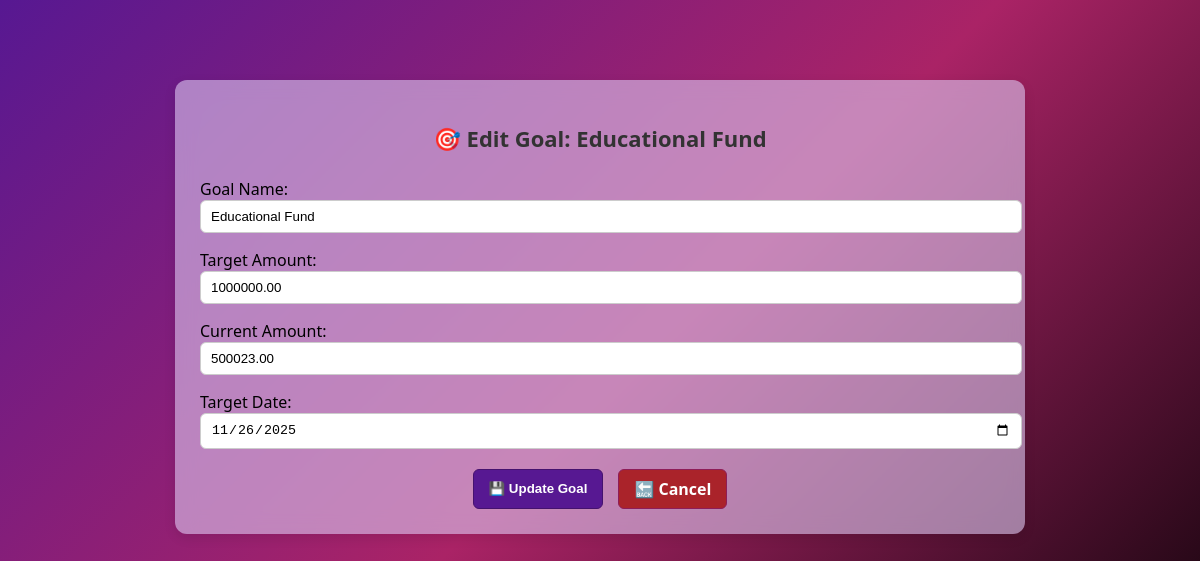
The page /coach/edit_goal/4/ (signed in) on the database its author committed.
### coach/models.py (models this page shows, shortened)
class Goal(models.Model):
    name = models.CharField(max_length=100)
    target_amount = models.DecimalField(max_digits=10, decimal_places=2)
    current_amount = models.DecimalField(max_digits=10, decimal_places=2, default=0.00)
    target_date = models.DateField()
    user = models.ForeignKey(User, on_delete=models.CASCADE)

### coach/views.py (the view)
# urls.py: path("edit_goal/<int:goal_id>/", views.edit_goal, name="edit_goal"),
@login_required
def edit_goal(request,goal_id):
    goal=get_object_or_404(Goal,pk=goal_id, user=request.user )
    if request.method=='POST':
        form=GoalForm(request.POST, instance=goal)
        if form.is_valid():
            form.save()
            return redirect('dashboard')
    else:
        form = GoalForm(instance=goal)
    return render(request, 'coach/edit_goal.html', {'form': form, 'goal': goal})

### coach/forms.py
class GoalForm(forms.ModelForm):
    class Meta:
        model = Goal
        fields = ['name', 'target_amount', 'current_amount', 'target_date']
        widgets = {
            'target_date': forms.DateInput(attrs={'type': 'date'}),
            'name': forms.TextInput(attrs={'placeholder': 'Enter goal name'}),
            'target_amount': forms.NumberInput(attrs={'step': '0.01', 'placeholder': 'Enter target amount'}),
            'current_amount': forms.NumberInput(attrs={'step': '0.01', 'placeholder': 'Enter current amount'}),
        }
        labels = {
            'name': 'Goal Name',
            'target_amount': 'Target Amount',
            'current_amount': 'Current Amount',
            'target_date': 'Target Date',
        }

### coach/templates/coach/edit_goal.html (shortened to what this page needs)
{% extends "coach/base.html" %}
{% block content %}
<div class="edit-transaction-container">
  <h2 class="title">🎯 Edit Goal: {{ goal.name }}</h2>
  <form method="post" class="transaction-form">
    {{ form.as_p }}
    <div class="form-actions">
      <button type="submit" class="btn btn-save">💾 Update Goal</button>
      <a href="{% url 'dashboard' %}" class="btn btn-cancel">🔙 Cancel</a>
    </div>
  </form>
</div>
{% endblock %}

### coach/static/coach/styles.css (style rules this page uses)
body { font-family: 'Segoe UI', Tahoma, Geneva, Verdana, sans-serif; background: #f4f6f8; }
h2 { margin-bottom: 20px; font-size: 22px; color: #222; }

### coach/templates/coach/edit_goal.html (style rules this page uses)
body { background : linear-gradient(135deg, #571892 0%, #aa2366 50%, #000000 100%); background-attachment: fixed; background-size: cover; }
.edit-transaction-container { max-width: 800px; margin: 80px auto; padding: 25px; background: rgba(220, 201, 240, 0.6); border-radius: 12px; box-shadow: 0 4px 12px rgba(0,0,0,0.1); backdrop-filter: blur(10px); color: #000000; transition: box-shadow 0.2s, transform 0.2s; }
.title { text-align: center; margin-bottom: 25px; color: #333; }
.transaction-form p { margin-bottom: 15px; }
.transaction-form input, .transaction-form select, .transaction-form textarea { width: 100%; padding: 8px 10px; border: 1px solid #ccc; border-radius: 6px; }
.form-actions { display: flex; justify-content: center; gap: 15px; margin-top: 20px; }
.btn { padding: 8px 15px; border-radius: 6px; text-decoration: none; border: none; cursor: pointer; font-weight: bold; }
.btn-save { background: #571892; color: #ffffff; border: 1px solid #45126e; }
.btn-cancel { background: #aa232a; color: #ffffff; border: 1px solid #8e1d58; }

### rows shown on the page
Goal: name "Educational Fund", target_amount "1000000.00", current_amount "500023.00", target_date "11/26/2025"
